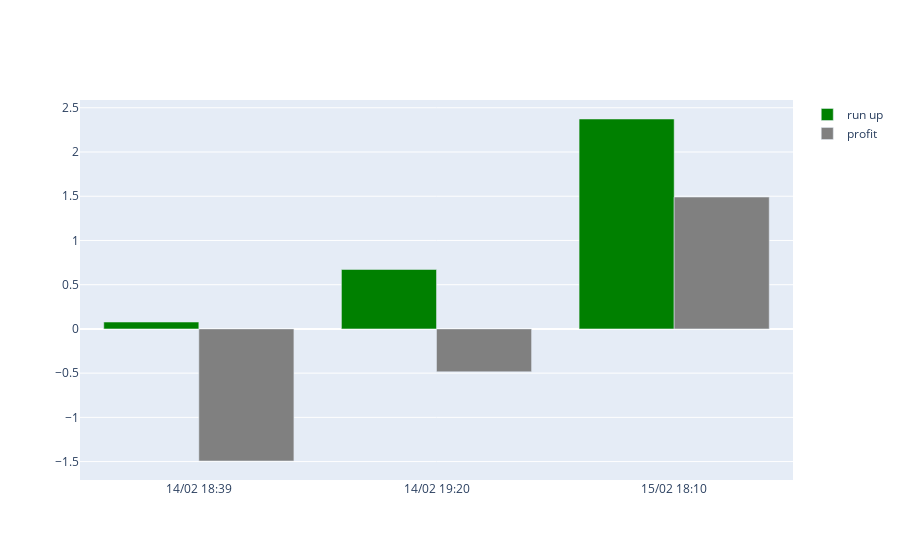
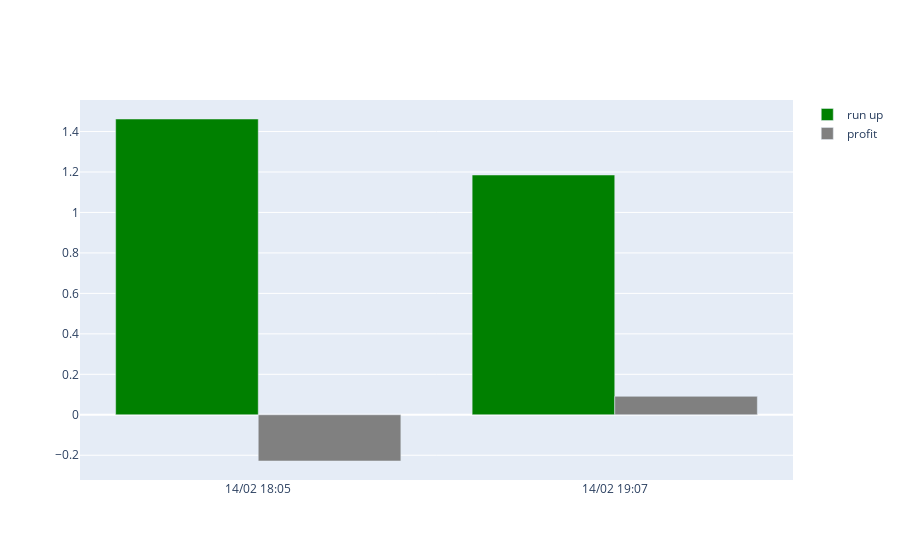
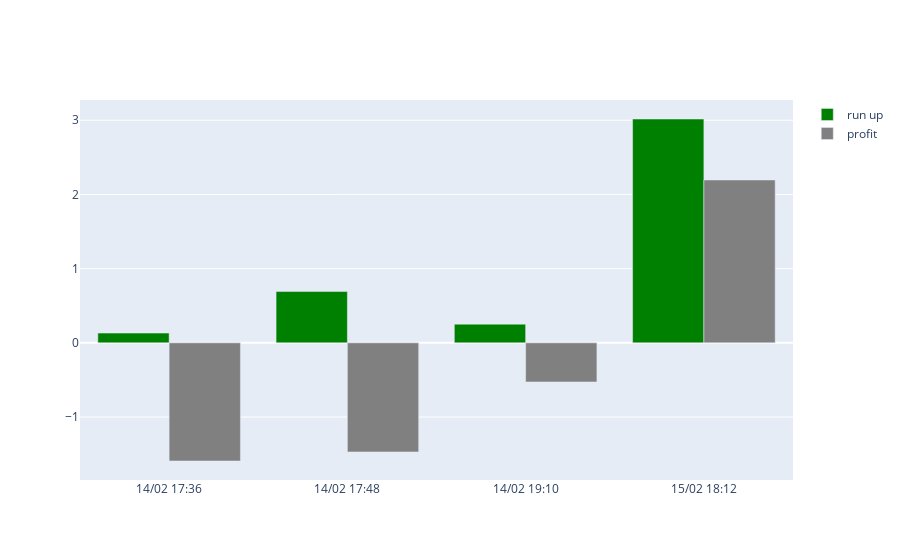
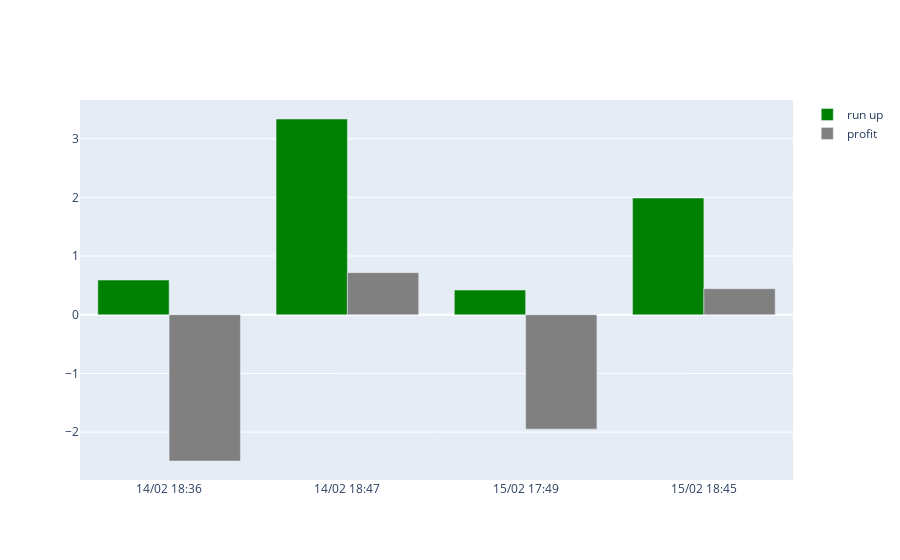

The code cell stored with these charts, in order, in its notebook:
### Code cell
import matplotlib.pyplot as plt
import matplotlib
import plotly.graph_objects as go
from functools import reduce

matplotlib.rcParams.update({'font.size': 22})

def frequences(items, ticker):
  more1 = 0
  more04 = 0
  more06 = 0
  more08 = 0

  for item in items:
    if item['run_up'] >= 1:
      more1 += 1
    
    if item['run_up'] >= 0.4:
      more04 += 1

    if item['run_up'] >= 0.6:
      more06 += 1
    
    if item['run_up'] >= 0.8:
      more08 += 1
  
  percent1 = more04 / len(items) * 100 if len(items) > 0 else 0
  percent2 = more06 / len(items) * 100 if len(items) > 0 else 0
  percent3 = more08 / len(items) * 100 if len(items) > 0 else 0
  percent4 = more1 / len(items) * 100 if len(items) > 0 else 0

  less04_list = list(filter(lambda x: x['run_up'] < 0.4, items))
  less04_profit = reduce(lambda a, b: a + b['profit'], less04_list, 0)
  
  less06_list = list(filter(lambda x: x['run_up'] < 0.6, items))
  less06_profit = reduce(lambda a, b: a + b['profit'], less06_list, 0)
  
  less08_list = list(filter(lambda x: x['run_up'] < 0.8, items))
  less08_profit = reduce(lambda a, b: a + b['profit'], less08_list, 0)
  
  less1_list = list(filter(lambda x: x['run_up'] < 1, items))
  less1_profit = reduce(lambda a, b: a + b['profit'], less1_list, 0)

  average_less04_profit = round_decimals_down(less04_profit / len(less04_list), 2) if len(less04_list) > 0 else 0
  average_less06_profit = round_decimals_down(less06_profit / len(less06_list), 2) if len(less06_list) > 0 else 0
  average_less08_profit = round_decimals_down(less08_profit / len(less08_list), 2) if len(less08_list) > 0 else 0
  average_less1_profit = round_decimals_down(less1_profit / len(less1_list), 2) if len(less1_list) > 0 else 0

  print(f"""
    ticker: {ticker}
    trades: {len(items)}
    more 0.4% : {round_decimals_down(percent1, 2)}%
    if less than 0.4% then average profit is {average_less04_profit}%. {len(less04_list)} trades
    profit: {round_decimals_down((len(items) - len(less04_list)) * 0.4, 2)}% loss: {round_decimals_down(len(less04_list) * average_less04_profit, 2)}%

    more 0.6% : {round_decimals_down(percent2, 2)}%
    if less than 0.6% then average profit is {average_less06_profit}%. {len(less06_list)} trades
    profit: {round_decimals_down((len(items) - len(less06_list)) * 0.6, 2)}% loss: {round_decimals_down(len(less06_list) * average_less06_profit, 2)}%

    more 0.8% : {round_decimals_down(percent3, 2)}%
    if less than 0.8% then average profit is {average_less08_profit}%. {len(less08_list)} trades
    profit: {round_decimals_down((len(items) - len(less08_list)) * 0.8, 2)}% loss: {round_decimals_down(len(less08_list) * average_less08_profit, 2)}%

    more 1% : {round_decimals_down(percent4, 2)}%
    if less than 1% then average profit is {average_less1_profit}%. {len(less1_list)} trades
    profit: {round_decimals_down((len(items) - len(less1_list)), 2)}% loss: {round_decimals_down(len(less1_list) * average_less1_profit, 2)}%
  """)

print(f"""
periods = {periods}
interval = {interval}
""")

def get_stats(items):
  frequences(items, ticker)

  x = list(map(lambda q: q['time'].format('DD/MM HH:mm'), items))

  fig = go.Figure()
  fig.add_trace(
    go.Bar(
      x=x,
      y=list(map(lambda q: q['run_up'], items)),
      name='run up',
      marker_color='green'
    )
  )
  fig.add_trace(
    go.Bar(
      x=x,
      y=list(map(lambda q: q['profit'], items)),
      name='profit',
      marker_color='gray'
    )
  )
  fig.update_layout(
    barmode='group',
  )

  fig.show()

for company in companies:
  figi = company["bbGlobal"]
  ticker = company["ticker"]

  filtered = list(filter(
    lambda x:
      x['time'].weekday() != 5 and x['time'].weekday() != 6 and
      ((x['time'].hour == 17 and x['time'].minute >= 30) or x['time'].hour >= 18) and
      x['time'].hour <= 19
    , trades[figi]
  ))
  print("Long and Short")
  get_stats(filtered)
  
  # short = list(filter(lambda x: x['type'] == 'short', filtered))
  # print("Short")
  # get_stats(short)
  
  # long = list(filter(lambda x: x['type'] == 'long', filtered))
  # print("Long")
  # get_stats(long)

### Figure 1 — Plotly figure (JSON) as saved in the notebook; plotly's stock layout.template omitted (floating-point values rounded to 4 significant figures)
{"data": [{"marker": {"color": "green"}, "name": "run up", "type": "bar", "x": ["14/02 18:39", "14/02 19:20", "15/02 18:10"], "y": [0.07769, 0.6719, 2.373]}, {"marker": {"color": "gray"}, "name": "profit", "type": "bar", "x": ["14/02 18:39", "14/02 19:20", "15/02 18:10"], "y": [-1.493, -0.4848, 1.491]}], "layout": {"barmode": "group"}}

### Figure 2 — Plotly figure (JSON) as saved in the notebook; plotly's stock layout.template omitted (floating-point values rounded to 4 significant figures)
{"data": [{"marker": {"color": "green"}, "name": "run up", "type": "bar", "x": ["14/02 18:05", "14/02 19:07"], "y": [1.462, 1.185]}, {"marker": {"color": "gray"}, "name": "profit", "type": "bar", "x": ["14/02 18:05", "14/02 19:07"], "y": [-0.2284, 0.09116]}], "layout": {"barmode": "group"}}

### Figure 3 — Plotly figure (JSON) as saved in the notebook; plotly's stock layout.template omitted (floating-point values rounded to 4 significant figures)
{"data": [{"marker": {"color": "green"}, "name": "run up", "type": "bar", "x": ["14/02 17:36", "14/02 17:48", "14/02 19:10", "15/02 18:12"], "y": [0.1318, 0.6917, 0.2523, 3.017]}, {"marker": {"color": "gray"}, "name": "profit", "type": "bar", "x": ["14/02 17:36", "14/02 17:48", "14/02 19:10", "15/02 18:12"], "y": [-1.592, -1.47, -0.5265, 2.195]}], "layout": {"barmode": "group"}}

### Figure 4 — Plotly figure (JSON) as saved in the notebook; plotly's stock layout.template omitted (floating-point values rounded to 4 significant figures)
{"data": [{"marker": {"color": "green"}, "name": "run up", "type": "bar", "x": ["14/02 18:36", "14/02 18:47", "15/02 17:49", "15/02 18:45"], "y": [0.5909, 3.334, 0.4209, 1.988]}, {"marker": {"color": "gray"}, "name": "profit", "type": "bar", "x": ["14/02 18:36", "14/02 18:47", "15/02 17:49", "15/02 18:45"], "y": [-2.491, 0.7167, -1.949, 0.4434]}], "layout": {"barmode": "group"}}
